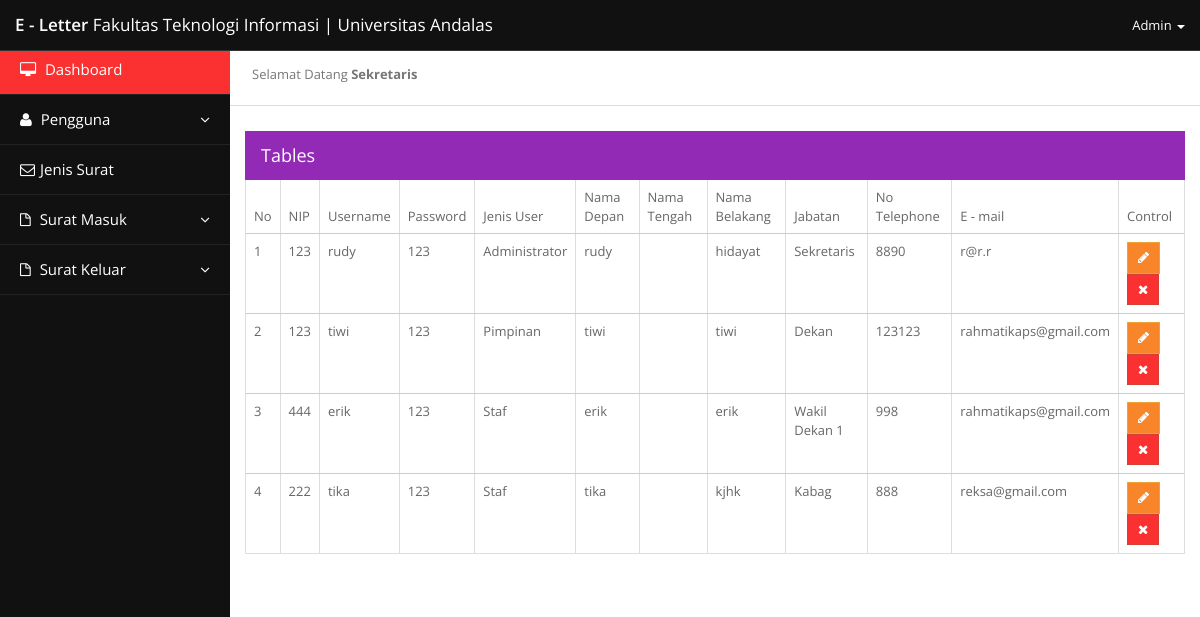
/?layout=list_user (signed in), run on the app's committed database.
### tables this page shows
CREATE TABLE IF NOT EXISTS `user` (
  `id_user` int(3) NOT NULL AUTO_INCREMENT,
  `nip` int(50) NOT NULL,
  `username` varchar(255) NOT NULL,
  `password` varchar(255) NOT NULL,
  `tipe_user` int(2) NOT NULL,
  `nama_depan` varchar(255) NOT NULL,
  `nama_tengah` varchar(255) NOT NULL,
  `nama_belakang` varchar(255) NOT NULL,
  `jabatan` varchar(255) NOT NULL,
  `no_telp` int(30) NOT NULL,
  `email` varchar(255) NOT NULL,
  PRIMARY KEY (`id_user`)
);

### index.php (called while the page is built, shortened)
<?php
  require_once('lib/mainClass.php');
  $myApp = new myApp();
  $myApp->mainView();
?>

### view/page/list_user.php (the view, shortened to what this page needs)
                  <div class="widget wviolet">
			<div class="widget-head">
				<div class="pull-left">Tables</div>
				<div class="clearfix"></div>
			</div>
			<div class="widget-content">
				<table class="table table-bordered ">
					<thead>
						<tr>
						  <th>No</th>
						  <th>NIP</th>
						  <th>Username</th>
						  <th>Password</th>
						  <th>Jenis User</th>
						  <th>Nama Depan</th>
                                            <th>Nama Tengah</th>
                                            <th>Nama Belakang</th>
                                            <th>Jabatan</th>
                                            <th>No Telephone</th>
                                            <th>E - mail</th>
						  <th>Control</th>
						</tr>
					</thead>
					<tbody>
                                      <?php
					  require_once('lib/mainClass.php');
					  $listuser = new userControl();
					  $x= 1;
					  $data =  $listuser->listuser();
					  foreach ($data as $datauser)
					    {
						  if((isset($_GET['id']))&&($datauser['id_user']==$_GET['id']))
						    {
								if((isset($_GET['acc']))&&($_GET['acc']=='edit'))
								  { ?>
                                                      <form action="control/proses.php?do=edit" method="post">
									  <tr>
                                                          <td><?php echo $x; $x++;  ?></td>
                                                          <td> <input type="text" class="form-control" name="nip" id="username1" value="<?php echo $datauser['nip']; ?>"></td>
                                                          <td> <input type="text" class="form-control" name="username" value="<?php echo $datauser['username']; ?>" ></td>
                                                          <td> <input type="text" class="form-control" name="password" value="<?php echo $datauser['password']; ?>" ></td>
                                                          <td> <input type="text" class="form-control" name="jenis_user" value="<?php echo $datauser['tipe_user']; ?>" ></td>
                                                          <td> <input type="text" class="form-control" name="nama_depan" value="<?php echo $datauser['nama_depan']; ?>" ></td>
                                                          <td> <input type="text" class="form-control" name="nama_tengah" value="<?php echo $datauser['nama_tengah']; ?>" ></td>
                                                          <td> <input type="text" class="form-control" name="nama_belakang" value="<?php echo $datauser['nama_belakang']; ?>" ></td>
                                                          <td> <input type="text" class="form-control" name="jabatan" value="<?php echo $datauser['jabatan']; ?>" ></td>
                                                          <td> <input type="text" class="form-control" name="no_telp" value="<?php echo $datauser['no_telp']; ?>" ></td>
                                                          <td> <input type="text" class="form-control" name="email" value="<?php echo $datauser['email']; ?>" ></td>
                                                          <td>
                                                              <input type="hidden" name="id" value="<?php echo $datauser['id_user']; ?>" />
                                                              <input type="submit" class="btn btn-sm btn-success" name="update" value="update" />
                                                              <!-- <a href="?layout=list_user&acc=edit&id=<?php  ?>"><button class="btn btn-sm btn-warning"><i class="fa fa-pencil"></i> </button></a>
                                                              <a href="?layout=list_user&acc=delete&id=<?php  ?>"><button class="btn btn-sm btn-danger"><i class="fa fa-times"></i> </button></a>-->
                                                          </td>
                                                        </tr>
                                                        </form>
								 <?php  }
							}
						 else
						   {
						  if($datauser['tipe_user']==1)
						    {
								$tipe_user = 'Administrator';
							}
						  elseif($datauser['tipe_user']==3)
						    {
								$tipe_user = 'Pimpinan';
							}
						  else
						    {
								$tipe_user = 'Staf';
							}
					?>
						<tr>
						  <td><?php echo $x; $x++;  ?></td>
						  <td><?php echo $datauser['nip']; ?></td>
						  <td><?php echo $datauser['username']; ?></td>
						  <td><?php echo $datauser['password']; ?></td>
						  <td><?php echo $tipe_user; ?></td>
                                            <td><?php echo $datauser['nama_depan']; ?></td>
						  <td><?php echo $datauser['nama_tengah']; ?></td>
                                            <td><?php echo $datauser['nama_belakang']; ?></td>
						  <td><?php echo $datauser['jabatan']; ?></td>
                                            <td><?php echo $datauser['no_telp']; ?></td>
						  <td><?php echo $datauser['email']; ?></td>
						  <td>
							  <a href="?layout=list_user&acc=edit&id=<?php echo $datauser['id_user']; ?>"><button class="btn btn-sm btn-warning"><i class="fa fa-pencil"></i> </button></a>
							  <a href="control/proses.php?do=delete&id=<?php echo $datauser['id_user']; ?>"><button class="btn btn-sm btn-danger" onclick="return confirm('Are you sure you want to delete?')"><i class="fa fa-times"></i> </button></a>
						  </td>
						</tr>
                                        <?php
						   }
						}
					  ?>
					</tbody>
				</table>
			</div>
		</div>
</div>

### view/css/style.css (style rules this page uses)
* { border-radius: 0 !important; box-shadow: none !important; filter: progid:DXImageTransform.Microsoft.gradient(enabled = false) !important; text-shadow: none !important; font-family: "Open Sans", Arial, Helvetica, sans-serif; font-weight: 400; }
.btn { background-image: none !important; font-family: "Open Sans", Arial, Helvetica, sans-serif; }
body { font-size: 13px; line-height: 23px; color: #666; background:#111; padding-top: 45px; -webkit-font-smoothing: antialiased; }
a { color: #333; text-decoration: none !important; }
.btn { font-size: 13px !important; }
.btn.btn-warning { background: #f88529 !important; }
.btn.btn-danger { background: #fa3031 !important; }
.widget { margin-top: 10px; margin-bottom: 20px; background: #fff; }
.widget .table { margin: 0px; width: 100%; }
.widget .table-bordered { border: 0px; }
.widget .table-bordered th { border-bottom: 1px solid #ccc !important; }
.widget .table-bordered td { border-top: 0px !important; border-bottom: 1px solid #ccc !important; }
.widget .table-bordered tr:last-child td { border-bottom:0px !important; }
.widget .table-bordered td:first-child, .widget .table-bordered th:first-child { border-left: 0px; }
.widget .table-bordered td:last-child, .widget .table-bordered th:last-child { border-right:0px; }
.widget .widget-head { background-color: #f5f5f5; border: 1px solid #ddd; color: #777; font-size: 18px; padding: 12px 15px; }
.widget .widget-content { border-left: 1px solid #ddd; border-right:1px solid #ddd; border-bottom: 1px solid #ddd; }
.widget.wviolet .widget-head { background-color: #932ab6; border: 1px solid #932ab6; color: #fff; }

### data on the page
user: nip "123", username "rudy", password "123", tipe_user "Administrator", nama_depan "rudy", nama_belakang "hidayat", jabatan "Sekretaris", no_telp "8890", email "r@r.r"
user: nip "123", username "tiwi", password "123", tipe_user "Pimpinan", nama_depan "tiwi", nama_belakang "tiwi", jabatan "Dekan", no_telp "123123", email "rahmatikaps@gmail.com"
user: nip "444", username "erik", password "123", tipe_user "Staf", nama_depan "erik", nama_belakang "erik", jabatan "Wakil Dekan 1", no_telp "998", email "rahmatikaps@gmail.com"
user: nip "222", username "tika", password "123", tipe_user "Staf", nama_depan "tika", nama_belakang "kjhk", jabatan "Kabag", no_telp "888", email "reksa@gmail.com"

### other printed values
$_SESSION['jabatan'] "Sekretaris"
